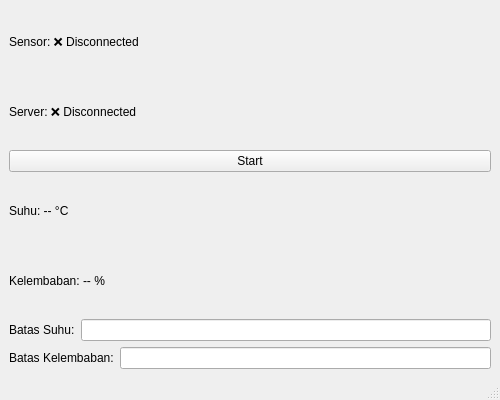
<?xml version="1.0" encoding="UTF-8"?>
<ui version="4.0">
 <class>MainWindow</class>
 <widget class="QMainWindow" name="MainWindow">
  <property name="geometry">
   <rect>
    <x>0</x>
    <y>0</y>
    <width>500</width>
    <height>400</height>
   </rect>
  </property>
  <property name="windowTitle">
   <string>Smart Agriculture Monitor</string>
  </property>
  <widget class="QWidget" name="centralwidget">
   <layout class="QVBoxLayout" name="verticalLayout">

    <!-- Status Sensor -->
    <item>
     <widget class="QLabel" name="labelSensorStatus">
      <property name="text">
       <string>Sensor: ❌ Disconnected</string>
      </property>
     </widget>
    </item>

    <!-- Status Server -->
    <item>
     <widget class="QLabel" name="labelServerStatus">
      <property name="text">
       <string>Server: ❌ Disconnected</string>
      </property>
     </widget>
    </item>

    <!-- Tombol Start/Stop -->
    <item>
     <widget class="QPushButton" name="btnStartStop">
      <property name="text">
       <string>Start</string>
      </property>
     </widget>
    </item>

    <!-- Tampilan Suhu -->
    <item>
     <widget class="QLabel" name="labelTemperature">
      <property name="text">
       <string>Suhu: -- °C</string>
      </property>
     </widget>
    </item>

    <!-- Tampilan Kelembaban -->
    <item>
     <widget class="QLabel" name="labelHumidity">
      <property name="text">
       <string>Kelembaban: -- %</string>
      </property>
     </widget>
    </item>

    <!-- Input Batas Suhu -->
    <item>
     <layout class="QHBoxLayout" name="tempLimitLayout">
      <item>
       <widget class="QLabel" name="labelTempLimit">
        <property name="text">
         <string>Batas Suhu:</string>
        </property>
       </widget>
      </item>
      <item>
       <widget class="QLineEdit" name="lineEditTempLimit"/>
      </item>
     </layout>
    </item>

    <!-- Input Batas Kelembaban -->
    <item>
     <layout class="QHBoxLayout" name="humLimitLayout">
      <item>
       <widget class="QLabel" name="labelHumLimit">
        <property name="text">
         <string>Batas Kelembaban:</string>
        </property>
       </widget>
      </item>
      <item>
       <widget class="QLineEdit" name="lineEditHumLimit"/>
      </item>
     </layout>
    </item>

   </layout>
  </widget>
  <widget class="QMenuBar" name="menubar"/>
  <widget class="QStatusBar" name="statusbar"/>
 </widget>
 <resources/>
 <connections/>
</ui>
